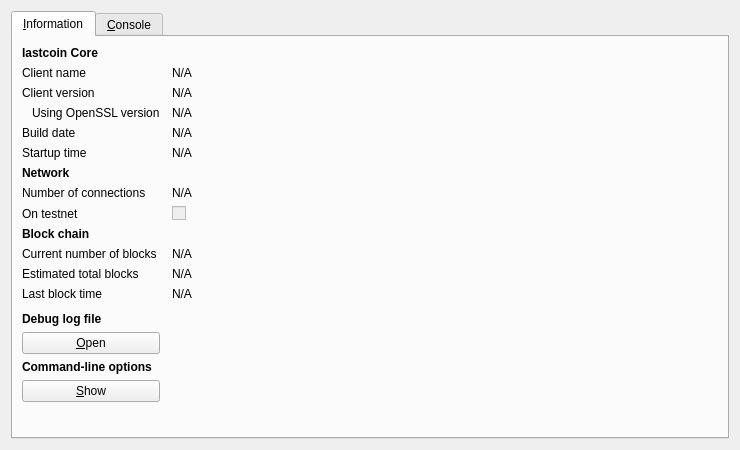
<?xml version="1.0" encoding="UTF-8"?>
<ui version="4.0">
 <class>RPCConsole</class>
 <widget class="QDialog" name="RPCConsole">
  <property name="geometry">
   <rect>
    <x>0</x>
    <y>0</y>
    <width>740</width>
    <height>450</height>
   </rect>
  </property>
  <property name="windowTitle">
   <string>lastcoin - Debug window</string>
  </property>
  <layout class="QVBoxLayout" name="verticalLayout_2">
   <item>
    <widget class="QTabWidget" name="tabWidget">
     <property name="currentIndex">
      <number>0</number>
     </property>
     <widget class="QWidget" name="tab_info">
      <attribute name="title">
       <string>&amp;Information</string>
      </attribute>
      <layout class="QGridLayout" name="gridLayout" columnstretch="0,1">
       <property name="horizontalSpacing">
        <number>12</number>
       </property>
       <item row="0" column="0">
        <widget class="QLabel" name="label_9">
         <property name="font">
          <font>
           <weight>75</weight>
           <bold>true</bold>
          </font>
         </property>
         <property name="text">
          <string>lastcoin Core</string>
         </property>
        </widget>
       </item>
       <item row="1" column="0">
        <widget class="QLabel" name="label_5">
         <property name="text">
          <string>Client name</string>
         </property>
        </widget>
       </item>
       <item row="1" column="1">
        <widget class="QLabel" name="clientName">
         <property name="cursor">
          <cursorShape>IBeamCursor</cursorShape>
         </property>
         <property name="text">
          <string>N/A</string>
         </property>
         <property name="textFormat">
          <enum>Qt::PlainText</enum>
         </property>
         <property name="textInteractionFlags">
          <set>Qt::LinksAccessibleByMouse|Qt::TextSelectableByKeyboard|Qt::TextSelectableByMouse</set>
         </property>
        </widget>
       </item>
       <item row="2" column="0">
        <widget class="QLabel" name="label_6">
         <property name="text">
          <string>Client version</string>
         </property>
        </widget>
       </item>
       <item row="2" column="1">
        <widget class="QLabel" name="clientVersion">
         <property name="cursor">
          <cursorShape>IBeamCursor</cursorShape>
         </property>
         <property name="text">
          <string>N/A</string>
         </property>
         <property name="textFormat">
          <enum>Qt::PlainText</enum>
         </property>
         <property name="textInteractionFlags">
          <set>Qt::LinksAccessibleByMouse|Qt::TextSelectableByKeyboard|Qt::TextSelectableByMouse</set>
         </property>
        </widget>
       </item>
       <item row="3" column="0">
        <widget class="QLabel" name="label_14">
         <property name="text">
          <string>Using OpenSSL version</string>
         </property>
         <property name="indent">
          <number>10</number>
         </property>
        </widget>
       </item>
       <item row="3" column="1">
        <widget class="QLabel" name="openSSLVersion">
         <property name="cursor">
          <cursorShape>IBeamCursor</cursorShape>
         </property>
         <property name="text">
          <string>N/A</string>
         </property>
         <property name="textFormat">
          <enum>Qt::PlainText</enum>
         </property>
         <property name="textInteractionFlags">
          <set>Qt::LinksAccessibleByMouse|Qt::TextSelectableByKeyboard|Qt::TextSelectableByMouse</set>
         </property>
        </widget>
       </item>
       <item row="4" column="0">
        <widget class="QLabel" name="label_12">
         <property name="text">
          <string>Build date</string>
         </property>
        </widget>
       </item>
       <item row="4" column="1">
        <widget class="QLabel" name="buildDate">
         <property name="cursor">
          <cursorShape>IBeamCursor</cursorShape>
         </property>
         <property name="text">
          <string>N/A</string>
         </property>
         <property name="textFormat">
          <enum>Qt::PlainText</enum>
         </property>
         <property name="textInteractionFlags">
          <set>Qt::LinksAccessibleByMouse|Qt::TextSelectableByKeyboard|Qt::TextSelectableByMouse</set>
         </property>
        </widget>
       </item>
       <item row="5" column="0">
        <widget class="QLabel" name="label_13">
         <property name="text">
          <string>Startup time</string>
         </property>
        </widget>
       </item>
       <item row="5" column="1">
        <widget class="QLabel" name="startupTime">
         <property name="cursor">
          <cursorShape>IBeamCursor</cursorShape>
         </property>
         <property name="text">
          <string>N/A</string>
         </property>
         <property name="textFormat">
          <enum>Qt::PlainText</enum>
         </property>
         <property name="textInteractionFlags">
          <set>Qt::LinksAccessibleByMouse|Qt::TextSelectableByKeyboard|Qt::TextSelectableByMouse</set>
         </property>
        </widget>
       </item>
       <item row="6" column="0">
        <widget class="QLabel" name="label_11">
         <property name="font">
          <font>
           <weight>75</weight>
           <bold>true</bold>
          </font>
         </property>
         <property name="text">
          <string>Network</string>
         </property>
        </widget>
       </item>
       <item row="7" column="0">
        <widget class="QLabel" name="label_7">
         <property name="text">
          <string>Number of connections</string>
         </property>
        </widget>
       </item>
       <item row="7" column="1">
        <widget class="QLabel" name="numberOfConnections">
         <property name="cursor">
          <cursorShape>IBeamCursor</cursorShape>
         </property>
         <property name="text">
          <string>N/A</string>
         </property>
         <property name="textFormat">
          <enum>Qt::PlainText</enum>
         </property>
         <property name="textInteractionFlags">
          <set>Qt::LinksAccessibleByMouse|Qt::TextSelectableByKeyboard|Qt::TextSelectableByMouse</set>
         </property>
        </widget>
       </item>
       <item row="8" column="0">
        <widget class="QLabel" name="label_8">
         <property name="text">
          <string>On testnet</string>
         </property>
        </widget>
       </item>
       <item row="8" column="1">
        <widget class="QCheckBox" name="isTestNet">
         <property name="enabled">
          <bool>false</bool>
         </property>
         <property name="text">
          <string/>
         </property>
        </widget>
       </item>
       <item row="9" column="0">
        <widget class="QLabel" name="label_10">
         <property name="font">
          <font>
           <weight>75</weight>
           <bold>true</bold>
          </font>
         </property>
         <property name="text">
          <string>Block chain</string>
         </property>
        </widget>
       </item>
       <item row="10" column="0">
        <widget class="QLabel" name="label_3">
         <property name="text">
          <string>Current number of blocks</string>
         </property>
        </widget>
       </item>
       <item row="10" column="1">
        <widget class="QLabel" name="numberOfBlocks">
         <property name="cursor">
          <cursorShape>IBeamCursor</cursorShape>
         </property>
         <property name="text">
          <string>N/A</string>
         </property>
         <property name="textFormat">
          <enum>Qt::PlainText</enum>
         </property>
         <property name="textInteractionFlags">
          <set>Qt::LinksAccessibleByMouse|Qt::TextSelectableByKeyboard|Qt::TextSelectableByMouse</set>
         </property>
        </widget>
       </item>
       <item row="11" column="0">
        <widget class="QLabel" name="label_4">
         <property name="text">
          <string>Estimated total blocks</string>
         </property>
        </widget>
       </item>
       <item row="11" column="1">
        <widget class="QLabel" name="totalBlocks">
         <property name="cursor">
          <cursorShape>IBeamCursor</cursorShape>
         </property>
         <property name="text">
          <string>N/A</string>
         </property>
         <property name="textFormat">
          <enum>Qt::PlainText</enum>
         </property>
         <property name="textInteractionFlags">
          <set>Qt::LinksAccessibleByMouse|Qt::TextSelectableByKeyboard|Qt::TextSelectableByMouse</set>
         </property>
        </widget>
       </item>
       <item row="12" column="0">
        <widget class="QLabel" name="label_2">
         <property name="text">
          <string>Last block time</string>
         </property>
        </widget>
       </item>
       <item row="12" column="1">
        <widget class="QLabel" name="lastBlockTime">
         <property name="cursor">
          <cursorShape>IBeamCursor</cursorShape>
         </property>
         <property name="text">
          <string>N/A</string>
         </property>
         <property name="textFormat">
          <enum>Qt::PlainText</enum>
         </property>
         <property name="textInteractionFlags">
          <set>Qt::LinksAccessibleByMouse|Qt::TextSelectableByKeyboard|Qt::TextSelectableByMouse</set>
         </property>
        </widget>
       </item>
       <item row="13" column="0">
        <spacer name="verticalSpacer_2">
         <property name="orientation">
          <enum>Qt::Vertical</enum>
         </property>
         <property name="sizeHint" stdset="0">
          <size>
           <width>20</width>
           <height>20</height>
          </size>
         </property>
        </spacer>
       </item>
       <item row="14" column="0">
        <widget class="QLabel" name="labelDebugLogfile">
         <property name="font">
          <font>
           <weight>75</weight>
           <bold>true</bold>
          </font>
         </property>
         <property name="text">
          <string>Debug log file</string>
         </property>
        </widget>
       </item>
       <item row="15" column="0">
        <widget class="QPushButton" name="openDebugLogfileButton">
         <property name="toolTip">
          <string>Open the lastcoin debug log file from the current data directory. This can take a few seconds for large log files.</string>
         </property>
         <property name="text">
          <string>&amp;Open</string>
         </property>
         <property name="autoDefault">
          <bool>false</bool>
         </property>
        </widget>
       </item>
       <item row="16" column="0">
        <widget class="QLabel" name="labelCLOptions">
         <property name="font">
          <font>
           <weight>75</weight>
           <bold>true</bold>
          </font>
         </property>
         <property name="text">
          <string>Command-line options</string>
         </property>
        </widget>
       </item>
       <item row="17" column="0">
        <widget class="QPushButton" name="showCLOptionsButton">
         <property name="toolTip">
          <string>Show the lastcoin-Qt help message to get a list with possible lastcoin command-line options.</string>
         </property>
         <property name="text">
          <string>&amp;Show</string>
         </property>
         <property name="autoDefault">
          <bool>false</bool>
         </property>
        </widget>
       </item>
       <item row="18" column="0">
        <spacer name="verticalSpacer">
         <property name="orientation">
          <enum>Qt::Vertical</enum>
         </property>
         <property name="sizeHint" stdset="0">
          <size>
           <width>20</width>
           <height>40</height>
          </size>
         </property>
        </spacer>
       </item>
      </layout>
     </widget>
     <widget class="QWidget" name="tab_console">
      <attribute name="title">
       <string>&amp;Console</string>
      </attribute>
      <layout class="QVBoxLayout" name="verticalLayout_3">
       <property name="spacing">
        <number>3</number>
       </property>
       <item>
        <widget class="QTextEdit" name="messagesWidget">
         <property name="minimumSize">
          <size>
           <width>0</width>
           <height>100</height>
          </size>
         </property>
         <property name="readOnly">
          <bool>true</bool>
         </property>
         <property name="tabKeyNavigation" stdset="0">
          <bool>false</bool>
         </property>
         <property name="columnCount" stdset="0">
          <number>2</number>
         </property>
        </widget>
       </item>
       <item>
        <layout class="QHBoxLayout" name="horizontalLayout">
         <property name="spacing">
          <number>3</number>
         </property>
         <item>
          <widget class="QLabel" name="label">
           <property name="text">
            <string notr="true">&gt;</string>
           </property>
          </widget>
         </item>
         <item>
          <widget class="QLineEdit" name="lineEdit"/>
         </item>
         <item>
          <widget class="QPushButton" name="clearButton">
           <property name="maximumSize">
            <size>
             <width>24</width>
             <height>24</height>
            </size>
           </property>
           <property name="toolTip">
            <string>Clear console</string>
           </property>
           <property name="text">
            <string/>
           </property>
           <property name="icon">
            <iconset resource="../bitcoin.qrc">
             <normaloff>:/icons/remove</normaloff>:/icons/remove</iconset>
           </property>
           <property name="shortcut">
            <string notr="true">Ctrl+L</string>
           </property>
           <property name="autoDefault">
            <bool>false</bool>
           </property>
          </widget>
         </item>
        </layout>
       </item>
      </layout>
     </widget>
    </widget>
   </item>
  </layout>
 </widget>
 <resources>
  <include location="../bitcoin.qrc"/>
 </resources>
 <connections/>
</ui>
